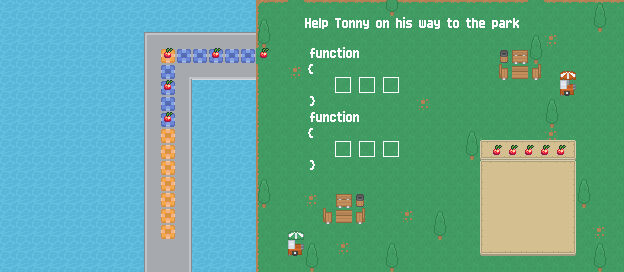

This game map was drawn from its Tiled (.tmx) file and the tilesets committed beside it. A one-line description and the trimmed map source follow:
An orthogonal 39x17 tile map with 16x16 px tiles, 18 tile layers (info, background, background2, parkDetails, ...), 4 tilesets and 36 objects (F0, answer1, answer2, answer3, F1, ...).

<map version="1.2" tiledversion="2020.01.22" orientation="orthogonal" renderorder="right-down" compressionlevel="-1" width="39" height="17" tilewidth="16" tileheight="16" infinite="0" nextlayerid="40" nextobjectid="53">
 <editorsettings>
  <export target="8.lua" format="lua" />
 </editorsettings>
 <tileset firstgid="1" name="UIpackSheet_transparent" tilewidth="16" tileheight="16" spacing="2" tilecount="990" columns="30">
  <image source="../tileset/Tilemap/UIpackSheet_transparent.png" width="538" height="592" />
 </tileset>
 <tileset firstgid="991" name="roguelikeCity" tilewidth="16" tileheight="16" spacing="1" tilecount="1036" columns="37">
  <image source="../tileset/Tilemap/roguelikeCity.png" width="628" height="475" />
 </tileset>
 <tileset firstgid="2027" name="functionsTextTiles" tilewidth="16" tileheight="16" tilecount="900" columns="30">
  <image source="../graphics/functionsTextTiles.png" width="480" height="480" />
 </tileset>
 <tileset firstgid="2927" name="test" tilewidth="16" tileheight="16" tilecount="486" columns="27">
  <image source="../tileset/Tilemap/test.png" width="432" height="288" />
 </tileset>
 <layer id="14" name="info" width="39" height="17">
  <properties>
   <property name="F0" type="int" value="3" />
   <property name="F1" type="int" value="3" />
   <property name="blueTile" type="bool" value="true" />
   <property name="door" type="bool" value="false" />
   <property name="face" value="up" />
   <property name="fruit" type="bool" value="true" />
   <property name="fruitsTotal" type="int" value="5" />
   <property name="grass" type="bool" value="true" />
   <property name="greyTile" type="bool" value="false" />
   <property name="numFunc" type="int" value="2" />
   <property name="totalSize" type="int" value="6" />
   <property name="yellowTile" type="bool" value="true" />
  </properties>
  <data>[663 cells, 2 non-empty, 1 distinct tile ids]</data>
 </layer>
 <layer id="1" name="background" width="39" height="17">
  <data>[663 cells, 663 non-empty, 13 distinct tile ids]</data>
 </layer>
 <layer id="38" name="background2" width="39" height="17">
  <data>[663 cells, 40 non-empty, 4 distinct tile ids]</data>
 </layer>
 <layer id="39" name="parkDetails" width="39" height="17">
  <data>[663 cells, 22 non-empty, 10 distinct tile ids]</data>
 </layer>
 <layer id="36" name="buttonsSecondRow" width="39" height="17">
  <properties>
   <property name="blue" value="blueTile" />
   <property name="yellow" value="yellowTile" />
  </properties>
  <data>[663 cells, 0 non-empty, 0 distinct tile ids]</data>
 </layer>
 <layer id="37" name="buttonsThirdRow" width="39" height="17">
  <properties>
   <property name="F1" value="F1" />
  </properties>
  <data>[663 cells, 0 non-empty, 0 distinct tile ids]</data>
 </layer>
 <layer id="12" name="text" width="39" height="17" offsetx="15.6667" offsety="-3">
  <data>[663 cells, 34 non-empty, 23 distinct tile ids]</data>
 </layer>
 <layer id="22" name="fruit1" width="39" height="17" offsetx="0.363636" offsety="-3">
  <data>[663 cells, 1 non-empty, 1 distinct tile ids]</data>
 </layer>
 <layer id="23" name="fruit2" width="39" height="17" offsetx="0.363636" offsety="-3">
  <data>[663 cells, 1 non-empty, 1 distinct tile ids]</data>
 </layer>
 <layer id="24" name="fruit3" width="39" height="17" offsetx="0.363636" offsety="-3">
  <data>[663 cells, 1 non-empty, 1 distinct tile ids]</data>
 </layer>
 <layer id="25" name="fruit4" width="39" height="17" offsetx="0.363636" offsety="-3">
  <data>[663 cells, 1 non-empty, 1 distinct tile ids]</data>
 </layer>
 <layer id="26" name="fruit5" width="39" height="17" offsetx="0.363636" offsety="-3">
  <data>[663 cells, 1 non-empty, 1 distinct tile ids]</data>
 </layer>
 <layer id="2" name="buttons" width="39" height="17">
  <data>[663 cells, 48 non-empty, 48 distinct tile ids]</data>
 </layer>
 <objectgroup id="32" name="answer" visible="0">
  <properties>
   <property name="numObejcts" type="int" value="6" />
  </properties>
  <object id="17" name="F0" x="362.833" y="46.75" width="17" height="17" />
  <object id="19" name="answer1" x="335.589" y="76.8859" width="16" height="16" />
  <object id="20" name="answer2" x="359.435" y="76.85" width="16" height="16" />
  <object id="21" name="answer3" x="383.464" y="76.8583" width="16" height="16" />
  <object id="25" name="F1" x="362.523" y="109.341" width="16" height="16" />
  <object id="26" name="answer4" x="335.601" y="140.818" width="16" height="16" />
  <object id="27" name="answer5" x="359.523" y="141.036" width="16" height="16" />
  <object id="29" name="answer6" x="383.554" y="140.941" width="16" height="16" />
 </objectgroup>
 <objectgroup id="33" name="grass" visible="0">
  <properties>
   <property name="numObjects" type="int" value="5" />
  </properties>
  <object id="31" name="grass1" x="0" y="0" width="154.364" height="299.273" />
  <object id="32" name="grass2" x="180.667" y="69.7577" width="168.667" height="202.242" />
  <object id="33" name="grass3" x="272.042" y="0.03125" width="112.583" height="272" />
  <object id="34" name="grass4" x="0" y="0" width="384" height="44.25" />
  <object id="35" name="grass5" x="0" y="243.5" width="384" height="28.5" />
 </objectgroup>
 <objectgroup id="15" name="yellowTile" visible="0">
  <properties>
   <property name="numObjects" type="int" value="8" />
  </properties>
  <object id="1" name="yellowTile1" x="167.971" y="225.233" width="0.363636" height="0.357955" />
  <object id="2" name="yellowTile2" x="167.953" y="209.177" width="0.375" height="0.375" />
  <object id="39" name="yellowTile3" x="167.881" y="193.759" width="0.363636" height="0.357955" />
  <object id="40" name="yellowTile4" x="168.068" y="178.384" width="0.363636" height="0.357955" />
  <object id="41" name="yellowTile5" x="167.881" y="162.009" width="0.363636" height="0.357955" />
  <object id="42" name="yellowTile6" x="167.943" y="145.634" width="0.363636" height="0.357955" />
  <object id="43" name="yellowTile7" x="167.756" y="129.696" width="0.363636" height="0.357955" />
  <object id="45" name="yellowTile8" x="167.636" y="50.7301" width="0.363636" height="0.357955" />
 </objectgroup>
 <objectgroup id="35" name="player" visible="0">
  <object id="37" name="player" x="160" y="224" width="16" height="16" />
 </objectgroup>
 <objectgroup id="16" name="blueTile" visible="0">
  <properties>
   <property name="numObjects" type="int" value="9" />
  </properties>
  <object id="3" name="blueTile1" x="167.723" y="113.854" width="0.363636" height="0.363636" />
  <object id="4" name="blueTile2" x="167.774" y="97.6655" width="0.5" height="0.5" />
  <object id="46" name="blueTile3" x="167.787" y="82.0999" width="0.363636" height="0.363636" />
  <object id="47" name="blueTile4" x="167.838" y="65.9114" width="0.5" height="0.5" />
  <object id="48" name="blueTile5" x="189.563" y="55.0625" width="0.5" height="0.5" />
  </objectgroup>
 <objectgroup id="21" name="fruit" visible="0">
  <properties>
   <property name="numObjects" type="int" value="5" />
  </properties>
  <!-- 5 objects omitted --></objectgroup>
 <layer id="27" name="apple1" width="39" height="17" offsetx="9.66667" offsety="-2.66667">
  <data>[663 cells, 1 non-empty, 1 distinct tile ids]</data>
 </layer>
 <layer id="28" name="apple2" width="39" height="17" offsetx="9.66667" offsety="-2.66667">
  <data>[663 cells, 1 non-empty, 1 distinct tile ids]</data>
 </layer>
 <layer id="29" name="apple3" width="39" height="17" offsetx="9.66667" offsety="-2.66667">
  <data>[663 cells, 1 non-empty, 1 distinct tile ids]</data>
 </layer>
 <layer id="30" name="apple4" width="39" height="17" offsetx="9.66667" offsety="-2.66667">
  <data>[663 cells, 1 non-empty, 1 distinct tile ids]</data>
 </layer>
 <layer id="31" name="apple5" width="39" height="17" offsetx="9.66667" offsety="-2.66667">
  <data>[663 cells, 1 non-empty, 1 distinct tile ids]</data>
 </layer>
</map>
<!-- 9 of 36 objects omitted -->
